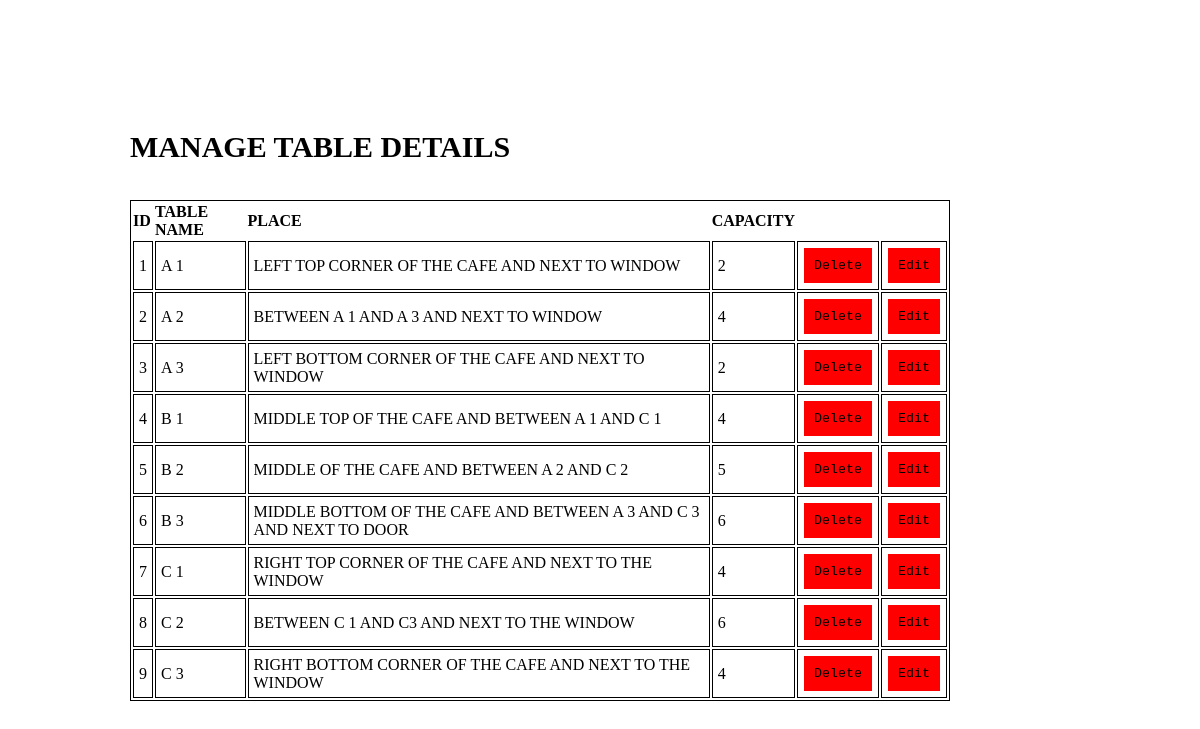
/displayt.php, run on the app's committed database.
### tables this page shows
CREATE TABLE `table_list` (
  `t_id` int(10) NOT NULL,
  `t_name` varchar(20) NOT NULL,
  `place` varchar(100) NOT NULL,
  `capacity` int(20) NOT NULL,
  `table_status` int(1) NOT NULL DEFAULT 1
);

### displayt.php (the view, shortened to what this page needs)
<!DOCTYPE html>
<html lang="en">
<head>
</head>
<body>
    <div id="hero">
        <div style="display: flex;justify-content: start;padding: 130px; ">
            <div style="width: 100%;">
                <h2 id="hero_head">MANAGE TABLE DETAILS</h2><br><br>
                <p id="hero_content">
                    <table>
                        <tr>
                            <th>ID</th>
                            <th>TABLE NAME</th>
                            <th>PLACE</th>
                            <th>CAPACITY</th>
                        </tr>
                        <?php
                        $con=new mysqli("localhost","root","","cafe");
                        $sel=$con->query("SELECT * FROM `table_list`");
                        if($sel->num_rows>0){
                            while($result=mysqli_fetch_array($sel)){
                                $t_id=$result['t_id'];
                                $t_name=$result['t_name'];
                                $place=$result['place'];
                                $capacity=$result['capacity'];
                                echo"<tr>
                                <td>$t_id</td>
                                <td>$t_name</td>
                                <td>$place</td>
                                <td>$capacity</td>
                                ";
                                ?>
                                <td>
                                    <form method="POST">
                               <button class='bt'type='submit' name='delete' value='<?php echo $t_id; ?>'>delete</button><br></td>
                                <td><button class='bt' type='button' name='edit' id='edit' onclick="fn('<?php echo $t_id; ?>')">Edit</button>
                                </td>
                                 </tr>
                                 <?php
                            }
                        }
                       ?>

### displayt.php (style rules this page uses)
* { margin: 0px; padding: 0px; }
#hero { width: 90%; text-align: left; display: flex; justify-content: start; background-color:white; background-size: cover; }
#hero_head { color: black; text-transform: uppercase; font-size: 30px; }
#hero_content { color: black; font-family: monospace ; justify-content: space-between; font-size: larger; text-transform: capitalize; }
table,tr { border: 1px solid black; color:black; }
td { padding: 5px; border: 1px solid black; color:black; }
th { color: black; }
.bt { padding: 10px; color: black; border: 1px solid white; display: inline-block; background-color:red; font-family:monospace; text-transform: capitalize; }

### data on the page
table_list: t_id "1", t_name "A 1", place "LEFT TOP CORNER OF THE CAFE AND NEXT TO WINDOW", capacity "2"
table_list: t_id "2", t_name "A 2", place "BETWEEN A 1 AND A 3 AND NEXT TO WINDOW", capacity "4"
table_list: t_id "3", t_name "A 3", place "LEFT BOTTOM CORNER OF THE CAFE AND NEXT TO WINDOW", capacity "2"
table_list: t_id "4", t_name "B 1", place "MIDDLE TOP OF THE CAFE AND BETWEEN A 1 AND C 1", capacity "4"
table_list: t_id "5", t_name "B 2", place "MIDDLE OF THE CAFE AND BETWEEN A 2 AND C 2", capacity "5"
table_list: t_id "6", t_name "B 3", place "MIDDLE BOTTOM OF THE CAFE AND BETWEEN A 3 AND C 3 AND NEXT TO DOOR", capacity "6"
table_list: t_id "7", t_name "C 1", place "RIGHT TOP CORNER OF THE CAFE AND NEXT TO THE WINDOW", capacity "4"
table_list: t_id "8", t_name "C 2", place "BETWEEN C 1 AND C3 AND NEXT TO THE WINDOW", capacity "6"
table_list: t_id "9", t_name "C 3", place "RIGHT BOTTOM CORNER OF THE CAFE AND NEXT TO THE WINDOW", capacity "4"
